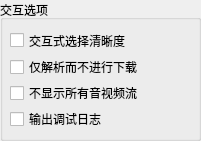
  <widget class="QGroupBox" name="groupBox_9">
   <property name="geometry">
    <rect>
     <x>790</x>
     <y>20</y>
     <width>201</width>
     <height>141</height>
    </rect>
   </property>
   <property name="title">
    <string>交互选项</string>
   </property>
   <widget class="QWidget" name="verticalLayoutWidget_15">
    <property name="geometry">
     <rect>
      <x>10</x>
      <y>30</y>
      <width>181</width>
      <height>99</height>
     </rect>
    </property>
    <layout class="QVBoxLayout" name="verticalLayout_15">
     <item>
      <widget class="QCheckBox" name="checkBox_ia">
       <property name="toolTip">
        <string>&lt;html&gt;&lt;head/&gt;&lt;body&gt;&lt;p&gt;交互式选择清晰度（GUI 下无终端输入，将自动选择排序靠前的流）&lt;/p&gt;&lt;/body&gt;&lt;/html&gt;</string>
       </property>
       <property name="text">
        <string>交互式选择清晰度</string>
       </property>
      </widget>
     </item>
     <item>
      <widget class="QCheckBox" name="checkBox_info">
       <property name="text">
        <string>仅解析而不进行下载</string>
       </property>
      </widget>
     </item>
     <item>
      <widget class="QCheckBox" name="checkBox_hs">
       <property name="text">
        <string>不显示所有音视频流</string>
       </property>
      </widget>
     </item>
     <item>
      <widget class="QCheckBox" name="checkBox_debug">
       <property name="text">
        <string>输出调试日志</string>
       </property>
      </widget>
     </item>
    </layout>
   </widget>
  </widget>
